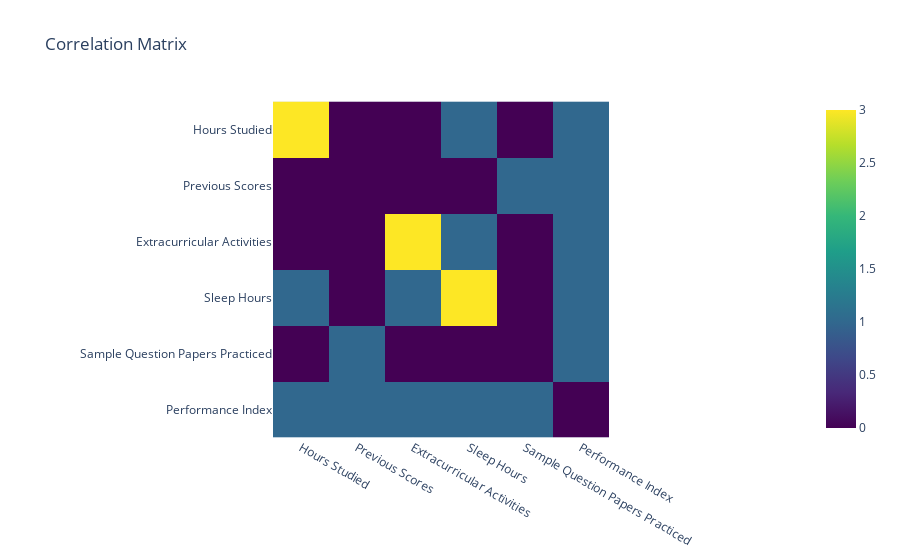

Notebook code for this chart:
### Code cell
sns.set()
comperativeColumn_result.fillna(3, inplace = True)
comperativeColumn_result.replace({'There is a relationship': 0, 'There is no relationship': 1}, inplace=True)
fig = px.imshow(comperativeColumn_result, color_continuous_scale='Viridis',
                title="Correlation Matrix")
fig.show()

### Figure 1 — Plotly figure (JSON) as saved in the notebook; plotly's stock layout.template omitted (floating-point values rounded to 4 significant figures)
{"data": [{"coloraxis": "coloraxis", "hovertemplate": "x: %{x}<br>y: %{y}<br>color: %{z}<extra></extra>", "name": "0", "type": "heatmap", "x": ["Hours Studied", "Previous Scores", "Extracurricular Activities", "Sleep Hours", "Sample Question Papers Practiced", "Performance Index"], "xaxis": "x", "y": ["Hours Studied", "Previous Scores", "Extracurricular Activities", "Sleep Hours", "Sample Question Papers Practiced", "Performance Index"], "yaxis": "y", "z": [[3, 0, 0, 1, 0, 1], [0, 0, 0, 0, 1, 1], [0, 0, 3, 1, 0, 1], [1, 0, 1, 3, 0, 1], [0, 1, 0, 0, 0, 1], [1, 1, 1, 1, 1, 0]]}], "layout": {"coloraxis": {"colorscale": [[0, "#440154"], [0.1111, "#482878"], [0.2222, "#3e4989"], [0.3333, "#31688e"], [0.4444, "#26828e"], [0.5556, "#1f9e89"], [0.6667, "#35b779"], [0.7778, "#6ece58"], [0.8889, "#b5de2b"], [1, "#fde725"]]}, "title": {"text": "Correlation Matrix"}, "xaxis": {"anchor": "y", "constrain": "domain", "domain": [0, 1], "scaleanchor": "y"}, "yaxis": {"anchor": "x", "autorange": "reversed", "constrain": "domain", "domain": [0, 1]}}}
